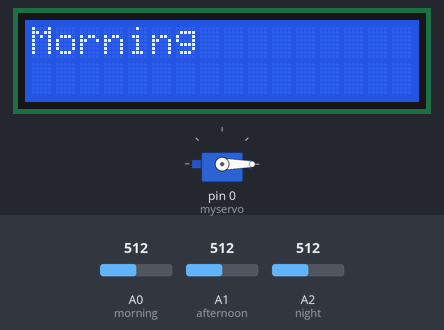
Simulated run of this sketch. Board: Arduino Uno, built with avr-gcc and run on an emulated ATmega328P. Parts: servo, 16×2 character LCD. Inputs (shaded band) come from the test bench; at power-on: A1 (afternoon) = 512, A2 (night) = 512, A0 (morning) = 512.

Above: at 1.2 s.
1.3 s: A1 (afternoon) set to 520
At 2.2 s:
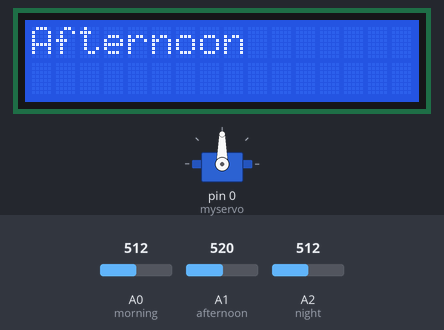
3.0 s: A2 (night) set to 533
At 3.7 s:
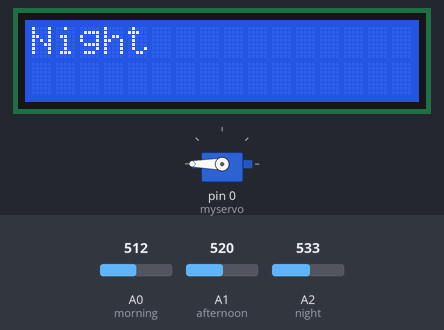
4.5 s: A2 (night) set to 511
At 5.3 s:
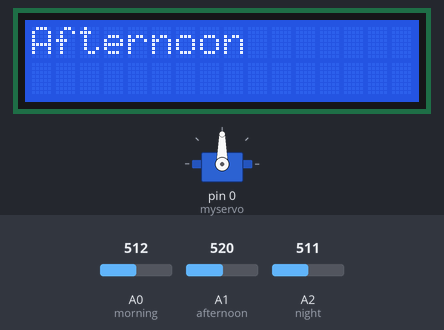
6.0 s: A2 (night) set to 716
At 6.8 s:
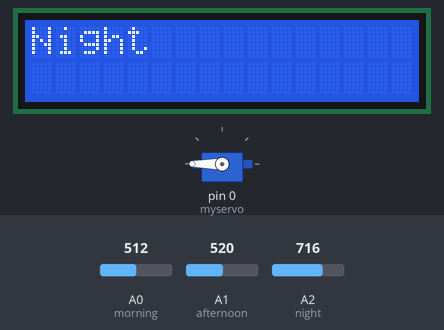
Timing chart, 0 to 8.6 s (numbered marks = the images above; inputs shaded):
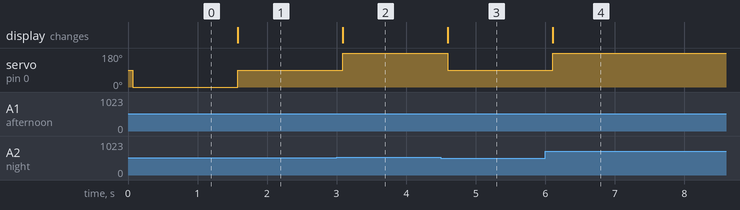

The sketch:

SolarPanel.ino
```cpp
#include <Servo.h>
#include <LiquidCrystal.h>

const int led = 13;
const int morning = A0;
const int afternoon = A1;
const int night = A2;
Servo myservo;
LiquidCrystal lcd(13, 12, 8, 9, 10, 11);

void setup() {
  myservo.attach(0);
  lcd.begin(16, 2);
  pinMode(led, OUTPUT);
  pinMode(morning, INPUT);
  pinMode(afternoon, INPUT);
  pinMode(night, INPUT);
}

void loop() {
  int morning_status = analogRead(morning);
  int afternoon_status = analogRead(afternoon);
  int night_status = analogRead(night);

  if (morning_status >= afternoon_status && morning_status >= night_status) {
    myservo.write(0);
    lcd.clear();
    lcd.setCursor(0, 0);
    lcd.print("Morning");

  }
  else if (afternoon_status >= morning_status && afternoon_status >= night_status){
    myservo.write(90);
    lcd.clear();
    lcd.setCursor(0, 0);
    lcd.print("Afternoon");

  }
  else if (night_status >= afternoon_status && night_status >= morning_status){
    myservo.write(180);
    lcd.clear();
    lcd.setCursor(0, 0);
    lcd.print("Night");
  }
  delay(500);
}
```

Measured:
- the behaviour switches between 512 and 513 on A1 (afternoon) (found by bisection; images 0 and 1)
- the behaviour switches between 520 and 521 on A2 (night) (found by bisection; images 1 and 2)
- after the input at 1.3 s, servo on pin 0 (myservo): 0° → 90° after 0.28 s; the display: changes after 0.28 s (image 1)
- after the input at 3.0 s, servo on pin 0 (myservo): 90° → 180° after 0.09 s; the display: changes after 0.09 s (image 2)
- after the input at 4.5 s, servo on pin 0 (myservo): 180° → 90° after 0.10 s; the display: changes after 0.10 s (image 3)
- after the input at 6.0 s, servo on pin 0 (myservo): 90° → 180° after 0.11 s; the display: changes after 0.11 s (image 4)
